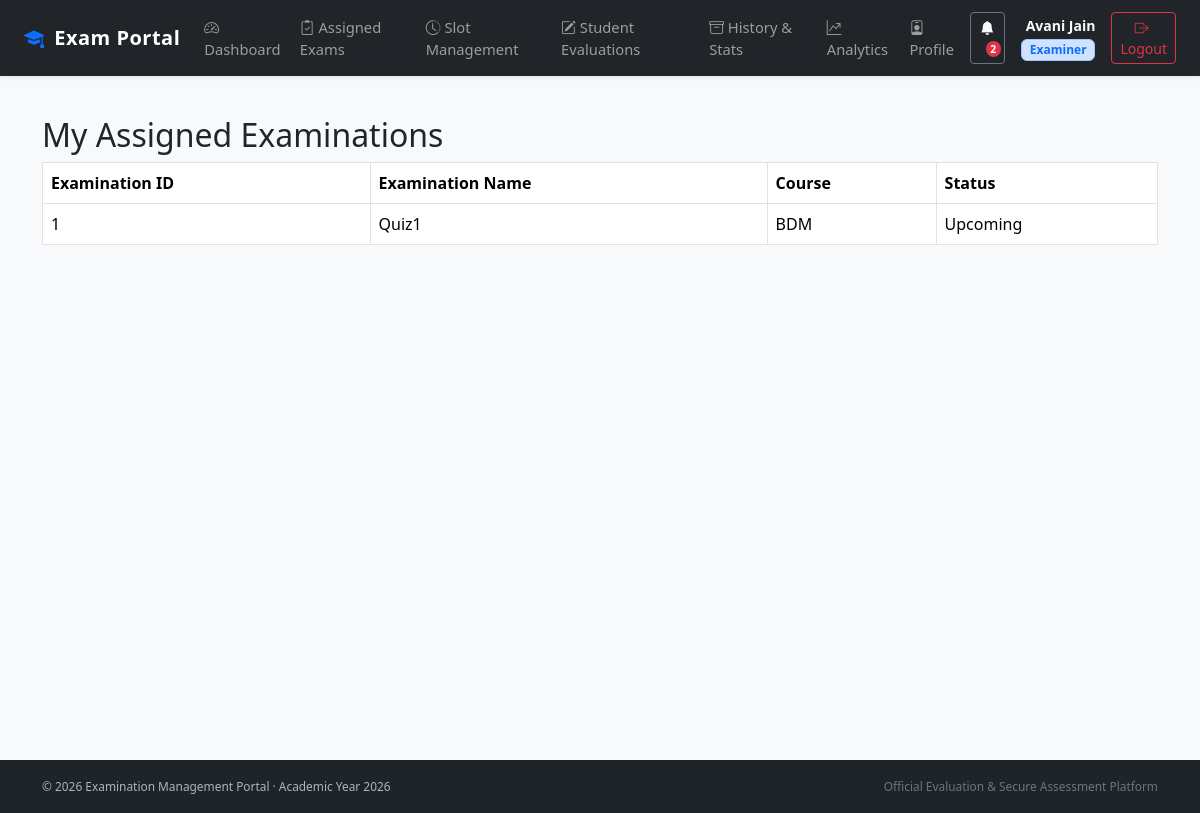
The page /examiner/examinations (signed in) on the database its author committed.
### models.py (models this page shows, shortened)
class User(db.Model):
    id = db.Column(db.Integer, primary_key=True)
    name = db.Column(db.String(100), nullable=False)
    email = db.Column(db.String(100), unique=True, nullable=False)
    password_hash = db.Column(db.String(200), nullable=False)
    role = db.Column(db.String(20), nullable=False)
    is_approved = db.Column(db.Boolean, default=False)
    is_active = db.Column(db.Boolean, default=True)

class Examination(db.Model):
    id = db.Column(db.Integer, primary_key=True)
    name = db.Column(db.String(100), nullable=False)
    course_id = db.Column(
        db.Integer, db.ForeignKey("course.id"), nullable=False
    )
    status = db.Column(db.String(30), default="Draft")
    slot_creation_start = db.Column(db.String(30))
    slot_creation_end = db.Column(db.String(30))
    slot_creation_open = db.Column(db.Boolean, default=False)
    booking_open = db.Column(db.Boolean, default=False)
    booking_start = db.Column(db.String(30))
    booking_end = db.Column(db.String(30))
    slot_creation_override = db.Column(db.String(10), default=None)
    booking_override = db.Column(db.String(10), default=None)
    course = db.relationship("Course", backref="examinations")

class Course(db.Model):
    id = db.Column(db.Integer, primary_key=True)
    name = db.Column(db.String(100), nullable=False)
    description = db.Column(db.String(500))
    resources = db.relationship(
        "CourseResource", backref="course", cascade="all, delete-orphan"
    )

### app.py (the view)
@app.route("/examiner/examinations")
@role_required("Examiner")
def examiner_examinations():
    examiner_id = session["user_id"]
    examinations = Examination.query.join(
        ExaminationSlot
    ).filter(
        ExaminationSlot.examiner_id == examiner_id
    ).distinct().all()
    return render_template(
        "examiner_examinations.html",
        examinations=examinations
    )

### app.py (called while the page is built)
@app.context_processor
def inject_global_data():
    unread_count = 0
    if "user_id" in session:
        try:
            unread_count = Notification.query.filter_by(
                user_id=session["user_id"], is_read=False
            ).count()
        except Exception:
            pass
    return dict(unread_notifications_count=unread_count)

def role_required(required_role):
    def decorator(function):
        @wraps(function)
        def wrapper(*args, **kwargs):
            if "user_id" not in session:
                return redirect(url_for("login"))
            user = User.query.get(session["user_id"])
            if user is None or not user.is_active:
                session.clear()
                return redirect(url_for("login"))
            if user.role != required_role:
                abort(403)
            if user.role == "Examiner" and not user.is_approved:
                session.clear()
                return redirect(url_for("login"))
            return function(*args, **kwargs)
        return wrapper
    return decorator

### templates/examiner_examinations.html
{% extends "base.html" %}
{% block content %}
<div class="container mt-4">
    <h2>My Assigned Examinations</h2>
    {% if examinations %}
    <table class="table table-bordered">
        <thead>
            <tr>
                <th>Examination ID</th>
                <th>Examination Name</th>
                <th>Course</th>
                <th>Status</th>
            </tr>
        </thead>
        <tbody>
            {% for examination in examinations %}
            <tr>
                <td>{{ examination.id }}</td>
                <td>{{ examination.name }}</td>
                <td>{{ examination.course.name }}</td>
                <td>{{ examination.status }}</td>
            </tr>
            {% endfor %}
        </tbody>
    </table>
    {% else %}
    <p>No examinations have been assigned to you yet.</p>
    {% endif %}
</div>
{% endblock %}

### templates/base.html (shortened to what this page needs)
<!DOCTYPE html>
<html lang="en">
<head>
    <link href="https://cdn.jsdelivr.net/npm/bootstrap@5.3.3/dist/css/bootstrap.min.css" rel="stylesheet">
    <link href="https://cdn.jsdelivr.net/npm/bootstrap-icons@1.11.3/font/bootstrap-icons.min.css" rel="stylesheet">
</head>
<body>
    <nav class="navbar navbar-expand-xl navbar-dark bg-dark fixed-top shadow-sm">
        <div class="container-fluid px-3 px-lg-4">
            <a class="navbar-brand text-white" href="{% if session.get('user_role') == 'Admin' %}{{ url_for('admin_dashboard') }}{% elif session.get('user_role') == 'Examiner' %}{{ url_for('examiner_dashboard') }}{% elif session.get('user_role') == 'Student' %}{{ url_for('student_dashboard') }}{% else %}{{ url_for('login') }}{% endif %}">
                <i class="bi bi-mortarboard-fill me-1 text-primary"></i> Exam Portal
            </a>
            <div class="collapse navbar-collapse" id="navbarNav">
                <ul class="navbar-nav me-auto mb-2 mb-xl-0">
                    {% if session.get("user_role") == "Admin" %}
                        <li class="nav-item">
                            <a class="nav-link" href="{{ url_for('admin_dashboard') }}"><i class="bi bi-speedometer2 me-1"></i>Dashboard</a>
                        </li>
                        <li class="nav-item">
                            <a class="nav-link" href="{{ url_for('courses') }}"><i class="bi bi-book me-1"></i>Courses</a>
                        </li>
                        <li class="nav-item">
                            <a class="nav-link" href="{{ url_for('examinations') }}"><i class="bi bi-clipboard2-check me-1"></i>Examinations</a>
                        </li>
                        <li class="nav-item">
                            <a class="nav-link" href="{{ url_for('admin_slots') }}"><i class="bi bi-calendar-range me-1"></i>Slots</a>
                        </li>
                        <li class="nav-item">
                            <a class="nav-link" href="{{ url_for('admin_bookings') }}"><i class="bi bi-journal-bookmark me-1"></i>Bookings</a>
                        </li>
                        <li class="nav-item">
                            <a class="nav-link" href="{{ url_for('admin_users') }}"><i class="bi bi-people me-1"></i>Students & Users</a>
                        </li>
                        <li class="nav-item">
                            <a class="nav-link" href="{{ url_for('admin_examiner_analytics') }}"><i class="bi bi-person-check me-1"></i>Examiner Tracking</a>
                        </li>
                        <li class="nav-item">
                            <a class="nav-link" href="{{ url_for('performance_analytics') }}"><i class="bi bi-graph-up-arrow me-1"></i>Analytics</a>
                        </li>
                        <li class="nav-item">
                            <a class="nav-link" href="{{ url_for('admin_announcements') }}"><i class="bi bi-megaphone me-1"></i>Announcements</a>
                        </li>
                    {% elif session.get("user_role") == "Examiner" %}
                        <li class="nav-item">
                            <a class="nav-link" href="{{ url_for('examiner_dashboard') }}"><i class="bi bi-speedometer2 me-1"></i>Dashboard</a>
                        </li>
                        <li class="nav-item">
                            <a class="nav-link" href="{{ url_for('examiner_examinations') }}"><i class="bi bi-clipboard2-check me-1"></i>Assigned Exams</a>
                        </li>
                        <li class="nav-item">
                            <a class="nav-link" href="{{ url_for('examiner_slots') }}"><i class="bi bi-clock-history me-1"></i>Slot Management</a>
                        </li>
                        <li class="nav-item">
                            <a class="nav-link" href="{{ url_for('examiner_bookings') }}"><i class="bi bi-pencil-square me-1"></i>Student Evaluations</a>
                        </li>
                        <li class="nav-item">
                            <a class="nav-link" href="{{ url_for('examiner_history') }}"><i class="bi bi-archive me-1"></i>History & Stats</a>
                        </li>
                        <li class="nav-item">
                            <a class="nav-link" href="{{ url_for('performance_analytics') }}"><i class="bi bi-graph-up-arrow me-1"></i>Analytics</a>
                        </li>
                        <li class="nav-item">
                            <a class="nav-link" href="{{ url_for('examiner_profile') }}"><i class="bi bi-person-badge me-1"></i>Profile</a>
                        </li>
                    {% endif %}
                </ul>
                {% if session.get("user_id") %}
                    <div class="d-flex align-items-center gap-3">
                        <a href="{{ url_for('notifications') }}" class="btn btn-outline-secondary btn-sm position-relative text-light" title="Notification Centre">
                            <i class="bi bi-bell-fill"></i>
                            {% if unread_notifications_count and unread_notifications_count > 0 %}
                                <span class="badge bg-danger badge-notification">{{ unread_notifications_count }}</span>
                            {% endif %}
                        </a>
                        <div class="text-light d-none d-md-block text-end">
                            <div class="small fw-semibold">{{ session.get("user_name") }}</div>
                            <span class="badge bg-primary-subtle text-primary border border-primary-subtle">{{ session.get("user_role") }}</span>
                        </div>
                        <a href="{{ url_for('logout') }}" class="btn btn-outline-danger btn-sm" title="Log out of system">
                            <i class="bi bi-box-arrow-right me-1"></i>Logout
                        </a>
                    </div>
                {% else %}
                    <div class="d-flex gap-2">
                        <a href="{{ url_for('login') }}" class="btn btn-outline-light btn-sm">Login</a>
                        <a href="{{ url_for('register') }}" class="btn btn-primary btn-sm">Register</a>
                    </div>
                {% endif %}
            </div>
        </div>
    </nav>
    <main class="py-3">
        {% block content %}{% endblock %}
    </main>
    <footer class="text-center no-print">
        <div class="container">
            <div class="d-flex justify-content-between align-items-center flex-wrap small">
                <span>&copy; {{ 2026 }} Examination Management Portal &middot; Academic Year 2026</span>
                <span class="text-secondary">Official Evaluation & Secure Assessment Platform</span>
            </div>
        </div>
    </footer>
</body>
</html>

### templates/base.html (style rules this page uses)
body { padding-top: 60px; background-color: #f8f9fa; }
.navbar-brand { font-weight: 700; letter-spacing: 0.5px; }
.nav-link { font-weight: 500; font-size: 0.92rem; }
main { min-height: calc(100vh - 60px - 56px); }
footer { background: #1f2429; color: #adb5bd; padding: 1.1rem 0; font-size: 0.85rem; }
.badge-notification { position: absolute; top: -4px; right: -6px; font-size: 0.65rem; border-radius: 50%; padding: 0.25em 0.45em; }

### rows shown on the page
User: get "Avani Jain", get "Examiner"
Examination: id "1", name "Quiz1", course.name "BDM", status "Upcoming"

### other values the page prints
{{ unread_notifications_count }} "2"
{{ 2026 }} "2026"
